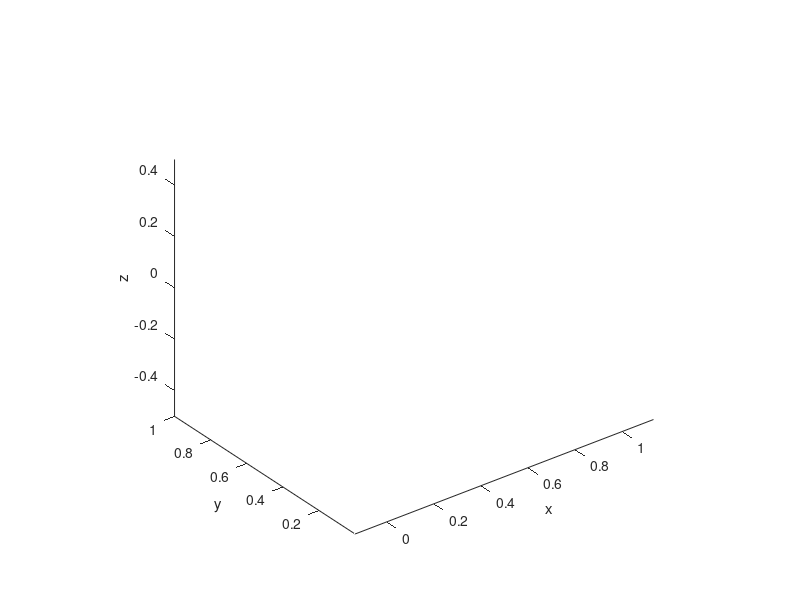

The MATLAB script that drew this image: (Note: this script raises an error after producing the figure.)
figure;
hold on;
axis equal;
xlabel('x');
ylabel('y');
zlabel('z');
view(3);

rho = 32; % boat material density; from datasheet [kg/m^3]
tVol = 0; % total volume [m^3]
dVol = 0; % displaced volume [m^3]
tC = 0; % total volume centroid (center of mass) [m]
dC = 0; % displaced volume centroid [m]
[TRl, TRu, fl, fu, vl, vu, nl, nu] = stl2tri('Hull.STL');

plotSTL();

% [planef, pN, pP, coeffs] = plotWaterline(0, 30, 0.01, [vl; vu]);
[planef, pN, pP, coeffs] = getWaterline(0, 0, 0.01); % tilt, heel, depth

% density = 32; %from datsheet, kg/m^3
% lower_vol = 0;
% lower_volw = 0;
% upper_vol = 0;
% upper_volw = 0;
% mass_lc = 0;
% mass_lcw = 0;
% mass_tc = 0;
% mass_tcw = 0;
% lower_centroid = 0;
% lower_centroidw = 0;
% upper_centroid = 0;
% upper_centroidw = 0;

for i = 1:size(fl, 1) % lower
    P = vl(fl(i,:)',1:2);
    H = vl(fl(i,:)',3);
    [vol, c, tvol, tc, wa, wp] = partialWedgeVolume(P, H, planef, pN, pP);
    dVol = dVol + vol;
    dC = dC + vol*c;
    tVol = tVol + tvol;
    tC = tC + tvol*tc;
    %     drawnow
%     [vol, C, tVol, tC, wA, wP] = partialWedgeVolume(P, H, planef, pN, pP);
%     [mass_lc,lower_vol,lower_centroid] = getCOM(density,tVol,tC,lower_vol,lower_centroid,mass_lc);
%     [mass_lcw,lower_volw,lower_centroidw] = getCOM(density,vol,C,lower_volw,lower_centroidw,mass_lcw);
end
% plot3(lower_centroid(1),lower_centroid(2),lower_centroid(3),'go')
% plot3(lower_centroidw(1),lower_centroidw(2),lower_centroidw(3),'g*')

for i = 1:size(fu, 1) % upper
    P = vu(fu(i,:)',1:2);
    H = vu(fu(i,:)',3);
    [vol, c, tvol, tc, wa, wp] = partialWedgeVolume(P, H, planef, pN, pP);
    dVol = dVol + vol;
    dC = dC + vol*c;
    tVol = tVol + tvol;
    tC = tC + tvol*tc;
%     drawnow
%     [vol, C, tVol, tC, wA, wP] = partialWedgeVolume(P, H, planef, pN, pP);
%     [mass_tc,upper_vol,upper_centroid] = getCOM(density,tVol,tC,upper_vol,upper_centroid,mass_tc);
%     [mass_tcw,upper_volw,upper_centroidw] = getCOM(density,vol,C,upper_volw,upper_centroidw,mass_tcw);
end
% plot3(upper_centroid(1),upper_centroid(2),upper_centroid(3),'bo')
% plot3(upper_centroidw(1),upper_centroidw(2),upper_centroidw(3),'b*')

dC = dC/dVol;
tC = tC/tVol;
tM = rho*tVol; % total mass [kg]

plot3(dC(1), dC(2), dC(3), 'r*', 'markersize', 15, 'linewidth', 2);
plot3(tC(1), tC(2), tC(3), 'k*', 'markersize', 15, 'linewidth', 2);


% mass = mass_lc+mass_tc;
% com = 1/(mass_tc + mass_lc).*(mass_tc.*upper_centroid + mass_lc.*lower_centroid);
% cob = 1/(mass_tcw + mass_lcw).*(mass_tcw.*upper_centroidw + mass_lcw.*lower_centroidw);
% 
% plot3(com(1),com(2),com(3),'ro')
% plot3(cob(1),cob(2),cob(3),'r*')

%cob should just be center of what is under the water...we'll see

% axis equal;
% xlabel('x');
% ylabel('y');
% zlabel('z');
